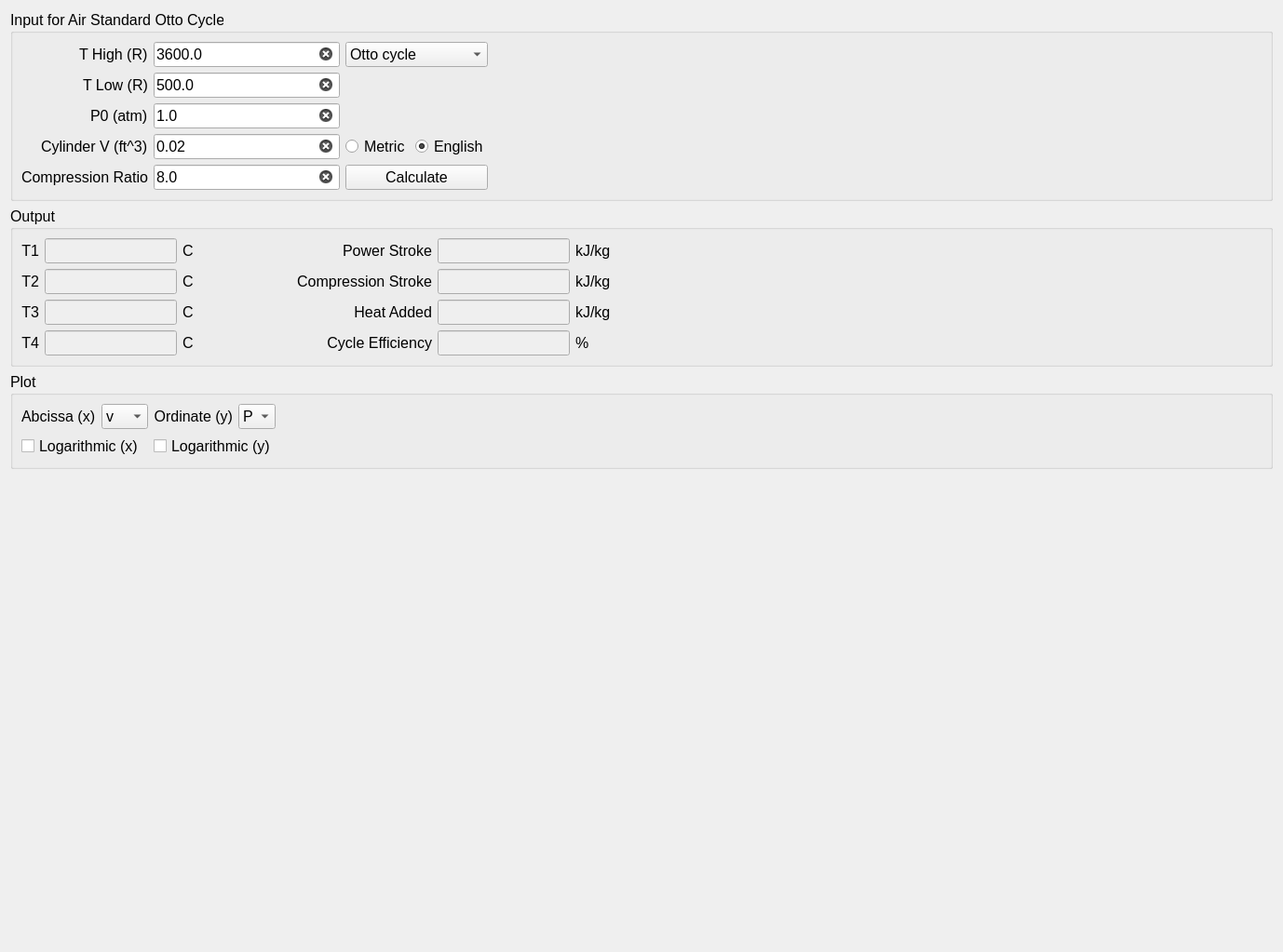
<?xml version="1.0" encoding="UTF-8"?>
<ui version="4.0">
 <class>Form</class>
 <widget class="QWidget" name="Form">
  <property name="geometry">
   <rect>
    <x>0</x>
    <y>0</y>
    <width>1378</width>
    <height>1023</height>
   </rect>
  </property>
  <property name="sizePolicy">
   <sizepolicy hsizetype="Preferred" vsizetype="Preferred">
    <horstretch>0</horstretch>
    <verstretch>0</verstretch>
   </sizepolicy>
  </property>
  <property name="windowTitle">
   <string>Form</string>
  </property>
  <layout class="QVBoxLayout" name="main_VerticalLayout">
   <item>
    <widget class="QGroupBox" name="gb_Input">
     <property name="sizePolicy">
      <sizepolicy hsizetype="Preferred" vsizetype="Fixed">
       <horstretch>0</horstretch>
       <verstretch>0</verstretch>
      </sizepolicy>
     </property>
     <property name="font">
      <font>
       <pointsize>12</pointsize>
      </font>
     </property>
     <property name="title">
      <string>Input for Air Standard Otto Cycle</string>
     </property>
     <layout class="QGridLayout" name="gridLayout">
      <item row="2" column="0" alignment="Qt::AlignRight">
       <widget class="QLabel" name="lbl_P0">
        <property name="sizePolicy">
         <sizepolicy hsizetype="Fixed" vsizetype="Fixed">
          <horstretch>0</horstretch>
          <verstretch>0</verstretch>
         </sizepolicy>
        </property>
        <property name="font">
         <font>
          <pointsize>12</pointsize>
         </font>
        </property>
        <property name="text">
         <string>P0 (atm)</string>
        </property>
       </widget>
      </item>
      <item row="1" column="0" alignment="Qt::AlignRight">
       <widget class="QLabel" name="lbl_TLow">
        <property name="sizePolicy">
         <sizepolicy hsizetype="Fixed" vsizetype="Fixed">
          <horstretch>0</horstretch>
          <verstretch>0</verstretch>
         </sizepolicy>
        </property>
        <property name="font">
         <font>
          <pointsize>12</pointsize>
         </font>
        </property>
        <property name="text">
         <string>T Low (R)</string>
        </property>
       </widget>
      </item>
      <item row="1" column="1">
       <widget class="QLineEdit" name="le_TLow">
        <property name="sizePolicy">
         <sizepolicy hsizetype="Preferred" vsizetype="Fixed">
          <horstretch>0</horstretch>
          <verstretch>0</verstretch>
         </sizepolicy>
        </property>
        <property name="maximumSize">
         <size>
          <width>200</width>
          <height>16777215</height>
         </size>
        </property>
        <property name="font">
         <font>
          <pointsize>12</pointsize>
         </font>
        </property>
        <property name="text">
         <string>500.0</string>
        </property>
        <property name="placeholderText">
         <string>enter a value for the high pressure isobar</string>
        </property>
        <property name="clearButtonEnabled">
         <bool>true</bool>
        </property>
       </widget>
      </item>
      <item row="3" column="0" alignment="Qt::AlignRight">
       <widget class="QLabel" name="lbl_V0">
        <property name="sizePolicy">
         <sizepolicy hsizetype="Fixed" vsizetype="Fixed">
          <horstretch>0</horstretch>
          <verstretch>0</verstretch>
         </sizepolicy>
        </property>
        <property name="font">
         <font>
          <pointsize>12</pointsize>
         </font>
        </property>
        <property name="text">
         <string>Cylinder V (ft^3)</string>
        </property>
       </widget>
      </item>
      <item row="0" column="0" alignment="Qt::AlignRight">
       <widget class="QLabel" name="lbl_THigh">
        <property name="sizePolicy">
         <sizepolicy hsizetype="Fixed" vsizetype="Fixed">
          <horstretch>0</horstretch>
          <verstretch>0</verstretch>
         </sizepolicy>
        </property>
        <property name="font">
         <font>
          <pointsize>12</pointsize>
         </font>
        </property>
        <property name="text">
         <string>T High (R)</string>
        </property>
       </widget>
      </item>
      <item row="3" column="4">
       <spacer name="horizontalSpacer_3">
        <property name="orientation">
         <enum>Qt::Horizontal</enum>
        </property>
        <property name="sizeHint" stdset="0">
         <size>
          <width>40</width>
          <height>20</height>
         </size>
        </property>
       </spacer>
      </item>
      <item row="0" column="1">
       <widget class="QLineEdit" name="le_THigh">
        <property name="sizePolicy">
         <sizepolicy hsizetype="Preferred" vsizetype="Fixed">
          <horstretch>0</horstretch>
          <verstretch>0</verstretch>
         </sizepolicy>
        </property>
        <property name="maximumSize">
         <size>
          <width>200</width>
          <height>16777215</height>
         </size>
        </property>
        <property name="font">
         <font>
          <pointsize>12</pointsize>
         </font>
        </property>
        <property name="text">
         <string>3600.0</string>
        </property>
        <property name="placeholderText">
         <string>enter a value for the high pressure isobar</string>
        </property>
        <property name="clearButtonEnabled">
         <bool>true</bool>
        </property>
       </widget>
      </item>
      <item row="3" column="1">
       <widget class="QLineEdit" name="le_V0">
        <property name="sizePolicy">
         <sizepolicy hsizetype="Preferred" vsizetype="Fixed">
          <horstretch>0</horstretch>
          <verstretch>0</verstretch>
         </sizepolicy>
        </property>
        <property name="maximumSize">
         <size>
          <width>200</width>
          <height>16777215</height>
         </size>
        </property>
        <property name="font">
         <font>
          <pointsize>12</pointsize>
         </font>
        </property>
        <property name="text">
         <string>0.02</string>
        </property>
        <property name="clearButtonEnabled">
         <bool>true</bool>
        </property>
       </widget>
      </item>
      <item row="2" column="1">
       <widget class="QLineEdit" name="le_P0">
        <property name="sizePolicy">
         <sizepolicy hsizetype="Preferred" vsizetype="Fixed">
          <horstretch>0</horstretch>
          <verstretch>0</verstretch>
         </sizepolicy>
        </property>
        <property name="maximumSize">
         <size>
          <width>200</width>
          <height>16777215</height>
         </size>
        </property>
        <property name="font">
         <font>
          <pointsize>12</pointsize>
         </font>
        </property>
        <property name="text">
         <string>1.0</string>
        </property>
        <property name="placeholderText">
         <string>enter a value for the low pressure isobar</string>
        </property>
        <property name="clearButtonEnabled">
         <bool>true</bool>
        </property>
       </widget>
      </item>
      <item row="4" column="1">
       <widget class="QLineEdit" name="le_CR">
        <property name="sizePolicy">
         <sizepolicy hsizetype="Expanding" vsizetype="Fixed">
          <horstretch>0</horstretch>
          <verstretch>0</verstretch>
         </sizepolicy>
        </property>
        <property name="maximumSize">
         <size>
          <width>200</width>
          <height>16777215</height>
         </size>
        </property>
        <property name="font">
         <font>
          <pointsize>12</pointsize>
         </font>
        </property>
        <property name="text">
         <string>8.0</string>
        </property>
        <property name="placeholderText">
         <string>turbine isentropic efficiency 0.0&lt;eta&lt;=1.0</string>
        </property>
        <property name="clearButtonEnabled">
         <bool>true</bool>
        </property>
       </widget>
      </item>
      <item row="4" column="0" alignment="Qt::AlignRight">
       <widget class="QLabel" name="lbl_CR">
        <property name="sizePolicy">
         <sizepolicy hsizetype="Fixed" vsizetype="Fixed">
          <horstretch>0</horstretch>
          <verstretch>0</verstretch>
         </sizepolicy>
        </property>
        <property name="font">
         <font>
          <pointsize>12</pointsize>
         </font>
        </property>
        <property name="text">
         <string>Compression Ratio</string>
        </property>
        <property name="textFormat">
         <enum>Qt::PlainText</enum>
        </property>
       </widget>
      </item>
      <item row="3" column="3">
       <widget class="QRadioButton" name="rdo_English">
        <property name="sizePolicy">
         <sizepolicy hsizetype="Fixed" vsizetype="Fixed">
          <horstretch>0</horstretch>
          <verstretch>0</verstretch>
         </sizepolicy>
        </property>
        <property name="font">
         <font>
          <pointsize>12</pointsize>
         </font>
        </property>
        <property name="text">
         <string>English</string>
        </property>
        <property name="checked">
         <bool>true</bool>
        </property>
       </widget>
      </item>
      <item row="3" column="2">
       <widget class="QRadioButton" name="rdo_Metric">
        <property name="sizePolicy">
         <sizepolicy hsizetype="Fixed" vsizetype="Fixed">
          <horstretch>0</horstretch>
          <verstretch>0</verstretch>
         </sizepolicy>
        </property>
        <property name="font">
         <font>
          <pointsize>12</pointsize>
         </font>
        </property>
        <property name="text">
         <string>Metric</string>
        </property>
        <property name="checked">
         <bool>false</bool>
        </property>
       </widget>
      </item>
      <item row="4" column="2" colspan="2">
       <widget class="QPushButton" name="btn_Calculate">
        <property name="sizePolicy">
         <sizepolicy hsizetype="Minimum" vsizetype="Preferred">
          <horstretch>0</horstretch>
          <verstretch>0</verstretch>
         </sizepolicy>
        </property>
        <property name="font">
         <font>
          <pointsize>12</pointsize>
         </font>
        </property>
        <property name="text">
         <string>Calculate</string>
        </property>
       </widget>
      </item>
      <item row="0" column="2" colspan="2">
       <widget class="QComboBox" name="cmb_OttoDiesel">
        <item>
         <property name="text">
          <string>Otto cycle</string>
         </property>
        </item>
        <item>
         <property name="text">
          <string>Diesel cycle</string>
         </property>
        </item>
        <item>
         <property name="text">
          <string>Dual Cycle</string>
         </property>
        </item>
       </widget>
      </item>
     </layout>
    </widget>
   </item>
   <item>
    <widget class="QGroupBox" name="gb_Output">
     <property name="sizePolicy">
      <sizepolicy hsizetype="MinimumExpanding" vsizetype="Fixed">
       <horstretch>0</horstretch>
       <verstretch>0</verstretch>
      </sizepolicy>
     </property>
     <property name="font">
      <font>
       <pointsize>12</pointsize>
      </font>
     </property>
     <property name="title">
      <string>Output</string>
     </property>
     <layout class="QGridLayout" name="grid_Output">
      <item row="4" column="0">
       <widget class="QLabel" name="label_7">
        <property name="sizePolicy">
         <sizepolicy hsizetype="Fixed" vsizetype="Fixed">
          <horstretch>0</horstretch>
          <verstretch>0</verstretch>
         </sizepolicy>
        </property>
        <property name="font">
         <font>
          <pointsize>12</pointsize>
         </font>
        </property>
        <property name="text">
         <string>T4</string>
        </property>
        <property name="alignment">
         <set>Qt::AlignRight|Qt::AlignTrailing|Qt::AlignVCenter</set>
        </property>
       </widget>
      </item>
      <item row="3" column="1">
       <widget class="QLineEdit" name="le_T3">
        <property name="enabled">
         <bool>false</bool>
        </property>
        <property name="sizePolicy">
         <sizepolicy hsizetype="Fixed" vsizetype="Fixed">
          <horstretch>0</horstretch>
          <verstretch>0</verstretch>
         </sizepolicy>
        </property>
        <property name="minimumSize">
         <size>
          <width>0</width>
          <height>0</height>
         </size>
        </property>
        <property name="maximumSize">
         <size>
          <width>200</width>
          <height>16777215</height>
         </size>
        </property>
        <property name="baseSize">
         <size>
          <width>150</width>
          <height>0</height>
         </size>
        </property>
        <property name="font">
         <font>
          <pointsize>12</pointsize>
         </font>
        </property>
       </widget>
      </item>
      <item row="4" column="1">
       <widget class="QLineEdit" name="le_T4">
        <property name="enabled">
         <bool>false</bool>
        </property>
        <property name="sizePolicy">
         <sizepolicy hsizetype="Fixed" vsizetype="Fixed">
          <horstretch>0</horstretch>
          <verstretch>0</verstretch>
         </sizepolicy>
        </property>
        <property name="minimumSize">
         <size>
          <width>0</width>
          <height>0</height>
         </size>
        </property>
        <property name="maximumSize">
         <size>
          <width>200</width>
          <height>16777215</height>
         </size>
        </property>
        <property name="baseSize">
         <size>
          <width>150</width>
          <height>0</height>
         </size>
        </property>
        <property name="font">
         <font>
          <pointsize>12</pointsize>
         </font>
        </property>
       </widget>
      </item>
      <item row="3" column="3" alignment="Qt::AlignRight">
       <widget class="QLabel" name="label_11">
        <property name="sizePolicy">
         <sizepolicy hsizetype="Fixed" vsizetype="Fixed">
          <horstretch>0</horstretch>
          <verstretch>0</verstretch>
         </sizepolicy>
        </property>
        <property name="font">
         <font>
          <pointsize>12</pointsize>
         </font>
        </property>
        <property name="text">
         <string>Heat Added</string>
        </property>
        <property name="alignment">
         <set>Qt::AlignRight|Qt::AlignTrailing|Qt::AlignVCenter</set>
        </property>
       </widget>
      </item>
      <item row="2" column="0">
       <widget class="QLabel" name="label_5">
        <property name="sizePolicy">
         <sizepolicy hsizetype="Fixed" vsizetype="Fixed">
          <horstretch>0</horstretch>
          <verstretch>0</verstretch>
         </sizepolicy>
        </property>
        <property name="font">
         <font>
          <pointsize>12</pointsize>
         </font>
        </property>
        <property name="text">
         <string>T2</string>
        </property>
        <property name="alignment">
         <set>Qt::AlignRight|Qt::AlignTrailing|Qt::AlignVCenter</set>
        </property>
       </widget>
      </item>
      <item row="2" column="1">
       <widget class="QLineEdit" name="le_T2">
        <property name="enabled">
         <bool>false</bool>
        </property>
        <property name="sizePolicy">
         <sizepolicy hsizetype="Fixed" vsizetype="Fixed">
          <horstretch>0</horstretch>
          <verstretch>0</verstretch>
         </sizepolicy>
        </property>
        <property name="minimumSize">
         <size>
          <width>0</width>
          <height>0</height>
         </size>
        </property>
        <property name="maximumSize">
         <size>
          <width>200</width>
          <height>16777215</height>
         </size>
        </property>
        <property name="baseSize">
         <size>
          <width>150</width>
          <height>0</height>
         </size>
        </property>
        <property name="font">
         <font>
          <pointsize>12</pointsize>
         </font>
        </property>
       </widget>
      </item>
      <item row="0" column="1">
       <widget class="QLineEdit" name="le_T1">
        <property name="enabled">
         <bool>false</bool>
        </property>
        <property name="sizePolicy">
         <sizepolicy hsizetype="Fixed" vsizetype="Fixed">
          <horstretch>0</horstretch>
          <verstretch>0</verstretch>
         </sizepolicy>
        </property>
        <property name="minimumSize">
         <size>
          <width>0</width>
          <height>0</height>
         </size>
        </property>
        <property name="maximumSize">
         <size>
          <width>200</width>
          <height>16777215</height>
         </size>
        </property>
        <property name="baseSize">
         <size>
          <width>150</width>
          <height>0</height>
         </size>
        </property>
        <property name="font">
         <font>
          <pointsize>12</pointsize>
         </font>
        </property>
       </widget>
      </item>
      <item row="0" column="4">
       <widget class="QLineEdit" name="le_PowerStroke">
        <property name="enabled">
         <bool>false</bool>
        </property>
        <property name="sizePolicy">
         <sizepolicy hsizetype="Fixed" vsizetype="Fixed">
          <horstretch>0</horstretch>
          <verstretch>0</verstretch>
         </sizepolicy>
        </property>
        <property name="minimumSize">
         <size>
          <width>0</width>
          <height>0</height>
         </size>
        </property>
        <property name="maximumSize">
         <size>
          <width>200</width>
          <height>16777215</height>
         </size>
        </property>
        <property name="baseSize">
         <size>
          <width>150</width>
          <height>0</height>
         </size>
        </property>
        <property name="font">
         <font>
          <pointsize>12</pointsize>
         </font>
        </property>
       </widget>
      </item>
      <item row="3" column="4">
       <widget class="QLineEdit" name="le_HeatAdded">
        <property name="enabled">
         <bool>false</bool>
        </property>
        <property name="sizePolicy">
         <sizepolicy hsizetype="Fixed" vsizetype="Fixed">
          <horstretch>0</horstretch>
          <verstretch>0</verstretch>
         </sizepolicy>
        </property>
        <property name="minimumSize">
         <size>
          <width>0</width>
          <height>0</height>
         </size>
        </property>
        <property name="maximumSize">
         <size>
          <width>200</width>
          <height>16777215</height>
         </size>
        </property>
        <property name="baseSize">
         <size>
          <width>150</width>
          <height>0</height>
         </size>
        </property>
        <property name="font">
         <font>
          <pointsize>12</pointsize>
         </font>
        </property>
       </widget>
      </item>
      <item row="0" column="2">
       <widget class="QLabel" name="lbl_T1Units">
        <property name="sizePolicy">
         <sizepolicy hsizetype="Fixed" vsizetype="Fixed">
          <horstretch>0</horstretch>
          <verstretch>0</verstretch>
         </sizepolicy>
        </property>
        <property name="baseSize">
         <size>
          <width>0</width>
          <height>0</height>
         </size>
        </property>
        <property name="font">
         <font>
          <pointsize>12</pointsize>
         </font>
        </property>
        <property name="text">
         <string>C</string>
        </property>
       </widget>
      </item>
      <item row="3" column="0">
       <widget class="QLabel" name="label_9">
        <property name="sizePolicy">
         <sizepolicy hsizetype="Fixed" vsizetype="Fixed">
          <horstretch>0</horstretch>
          <verstretch>0</verstretch>
         </sizepolicy>
        </property>
        <property name="font">
         <font>
          <pointsize>12</pointsize>
         </font>
        </property>
        <property name="text">
         <string>T3</string>
        </property>
        <property name="alignment">
         <set>Qt::AlignRight|Qt::AlignTrailing|Qt::AlignVCenter</set>
        </property>
       </widget>
      </item>
      <item row="0" column="3" alignment="Qt::AlignRight">
       <widget class="QLabel" name="label_14">
        <property name="sizePolicy">
         <sizepolicy hsizetype="Fixed" vsizetype="Fixed">
          <horstretch>0</horstretch>
          <verstretch>0</verstretch>
         </sizepolicy>
        </property>
        <property name="font">
         <font>
          <pointsize>12</pointsize>
         </font>
        </property>
        <property name="text">
         <string>Power Stroke</string>
        </property>
        <property name="alignment">
         <set>Qt::AlignRight|Qt::AlignTrailing|Qt::AlignVCenter</set>
        </property>
       </widget>
      </item>
      <item row="0" column="0">
       <widget class="QLabel" name="label_2">
        <property name="sizePolicy">
         <sizepolicy hsizetype="Fixed" vsizetype="Fixed">
          <horstretch>0</horstretch>
          <verstretch>0</verstretch>
         </sizepolicy>
        </property>
        <property name="font">
         <font>
          <pointsize>12</pointsize>
         </font>
        </property>
        <property name="focusPolicy">
         <enum>Qt::WheelFocus</enum>
        </property>
        <property name="text">
         <string>T1</string>
        </property>
        <property name="alignment">
         <set>Qt::AlignRight|Qt::AlignTrailing|Qt::AlignVCenter</set>
        </property>
       </widget>
      </item>
      <item row="4" column="3" alignment="Qt::AlignRight">
       <widget class="QLabel" name="label_10">
        <property name="sizePolicy">
         <sizepolicy hsizetype="Fixed" vsizetype="Fixed">
          <horstretch>0</horstretch>
          <verstretch>0</verstretch>
         </sizepolicy>
        </property>
        <property name="minimumSize">
         <size>
          <width>250</width>
          <height>0</height>
         </size>
        </property>
        <property name="font">
         <font>
          <pointsize>12</pointsize>
         </font>
        </property>
        <property name="text">
         <string>Cycle Efficiency</string>
        </property>
        <property name="alignment">
         <set>Qt::AlignRight|Qt::AlignTrailing|Qt::AlignVCenter</set>
        </property>
       </widget>
      </item>
      <item row="0" column="5">
       <widget class="QLabel" name="lbl_PowerStrokeUnits">
        <property name="sizePolicy">
         <sizepolicy hsizetype="Fixed" vsizetype="Fixed">
          <horstretch>0</horstretch>
          <verstretch>0</verstretch>
         </sizepolicy>
        </property>
        <property name="font">
         <font>
          <pointsize>12</pointsize>
         </font>
        </property>
        <property name="text">
         <string>kJ/kg</string>
        </property>
       </widget>
      </item>
      <item row="4" column="2">
       <widget class="QLabel" name="lbl_T4Units">
        <property name="sizePolicy">
         <sizepolicy hsizetype="Fixed" vsizetype="Fixed">
          <horstretch>0</horstretch>
          <verstretch>0</verstretch>
         </sizepolicy>
        </property>
        <property name="baseSize">
         <size>
          <width>0</width>
          <height>0</height>
         </size>
        </property>
        <property name="font">
         <font>
          <pointsize>12</pointsize>
         </font>
        </property>
        <property name="text">
         <string>C</string>
        </property>
       </widget>
      </item>
      <item row="3" column="2">
       <widget class="QLabel" name="lbl_T3Units">
        <property name="sizePolicy">
         <sizepolicy hsizetype="Fixed" vsizetype="Fixed">
          <horstretch>0</horstretch>
          <verstretch>0</verstretch>
         </sizepolicy>
        </property>
        <property name="baseSize">
         <size>
          <width>0</width>
          <height>0</height>
         </size>
        </property>
        <property name="font">
         <font>
          <pointsize>12</pointsize>
         </font>
        </property>
        <property name="text">
         <string>C</string>
        </property>
       </widget>
      </item>
      <item row="4" column="5">
       <widget class="QLabel" name="label_12">
        <property name="sizePolicy">
         <sizepolicy hsizetype="Fixed" vsizetype="Fixed">
          <horstretch>0</horstretch>
          <verstretch>0</verstretch>
         </sizepolicy>
        </property>
        <property name="font">
         <font>
          <pointsize>12</pointsize>
         </font>
        </property>
        <property name="text">
         <string>%</string>
        </property>
       </widget>
      </item>
      <item row="4" column="4">
       <widget class="QLineEdit" name="le_Efficiency">
        <property name="enabled">
         <bool>false</bool>
        </property>
        <property name="sizePolicy">
         <sizepolicy hsizetype="Fixed" vsizetype="Fixed">
          <horstretch>0</horstretch>
          <verstretch>0</verstretch>
         </sizepolicy>
        </property>
        <property name="minimumSize">
         <size>
          <width>0</width>
          <height>0</height>
         </size>
        </property>
        <property name="maximumSize">
         <size>
          <width>200</width>
          <height>16777215</height>
         </size>
        </property>
        <property name="baseSize">
         <size>
          <width>150</width>
          <height>0</height>
         </size>
        </property>
        <property name="font">
         <font>
          <pointsize>12</pointsize>
         </font>
        </property>
       </widget>
      </item>
      <item row="3" column="6">
       <spacer name="horizontalSpacer_2">
        <property name="orientation">
         <enum>Qt::Horizontal</enum>
        </property>
        <property name="sizeHint" stdset="0">
         <size>
          <width>40</width>
          <height>20</height>
         </size>
        </property>
       </spacer>
      </item>
      <item row="3" column="5">
       <widget class="QLabel" name="lbl_HeatInUnits">
        <property name="sizePolicy">
         <sizepolicy hsizetype="Fixed" vsizetype="Fixed">
          <horstretch>0</horstretch>
          <verstretch>0</verstretch>
         </sizepolicy>
        </property>
        <property name="font">
         <font>
          <pointsize>12</pointsize>
         </font>
        </property>
        <property name="text">
         <string>kJ/kg</string>
        </property>
       </widget>
      </item>
      <item row="2" column="5">
       <widget class="QLabel" name="lbl_CompressionStrokeUnits">
        <property name="sizePolicy">
         <sizepolicy hsizetype="Fixed" vsizetype="Fixed">
          <horstretch>0</horstretch>
          <verstretch>0</verstretch>
         </sizepolicy>
        </property>
        <property name="font">
         <font>
          <pointsize>12</pointsize>
         </font>
        </property>
        <property name="text">
         <string>kJ/kg</string>
        </property>
       </widget>
      </item>
      <item row="2" column="2">
       <widget class="QLabel" name="lbl_T2Units">
        <property name="sizePolicy">
         <sizepolicy hsizetype="Fixed" vsizetype="Fixed">
          <horstretch>0</horstretch>
          <verstretch>0</verstretch>
         </sizepolicy>
        </property>
        <property name="baseSize">
         <size>
          <width>0</width>
          <height>0</height>
         </size>
        </property>
        <property name="font">
         <font>
          <pointsize>12</pointsize>
         </font>
        </property>
        <property name="text">
         <string>C</string>
        </property>
       </widget>
      </item>
      <item row="2" column="4">
       <widget class="QLineEdit" name="le_CompressionStroke">
        <property name="enabled">
         <bool>false</bool>
        </property>
        <property name="sizePolicy">
         <sizepolicy hsizetype="Fixed" vsizetype="Fixed">
          <horstretch>0</horstretch>
          <verstretch>0</verstretch>
         </sizepolicy>
        </property>
        <property name="minimumSize">
         <size>
          <width>0</width>
          <height>0</height>
         </size>
        </property>
        <property name="maximumSize">
         <size>
          <width>200</width>
          <height>16777215</height>
         </size>
        </property>
        <property name="baseSize">
         <size>
          <width>150</width>
          <height>0</height>
         </size>
        </property>
        <property name="font">
         <font>
          <pointsize>12</pointsize>
         </font>
        </property>
       </widget>
      </item>
      <item row="2" column="3" alignment="Qt::AlignRight">
       <widget class="QLabel" name="label_15">
        <property name="sizePolicy">
         <sizepolicy hsizetype="Fixed" vsizetype="Fixed">
          <horstretch>0</horstretch>
          <verstretch>0</verstretch>
         </sizepolicy>
        </property>
        <property name="font">
         <font>
          <pointsize>12</pointsize>
         </font>
        </property>
        <property name="text">
         <string>Compression Stroke</string>
        </property>
        <property name="alignment">
         <set>Qt::AlignRight|Qt::AlignTrailing|Qt::AlignVCenter</set>
        </property>
       </widget>
      </item>
     </layout>
    </widget>
   </item>
   <item>
    <widget class="QGroupBox" name="gb_Plot">
     <property name="sizePolicy">
      <sizepolicy hsizetype="MinimumExpanding" vsizetype="Fixed">
       <horstretch>0</horstretch>
       <verstretch>0</verstretch>
      </sizepolicy>
     </property>
     <property name="font">
      <font>
       <pointsize>12</pointsize>
      </font>
     </property>
     <property name="title">
      <string>Plot</string>
     </property>
     <layout class="QGridLayout" name="grid_Plot">
      <item row="0" column="4">
       <spacer name="horizontalSpacer">
        <property name="orientation">
         <enum>Qt::Horizontal</enum>
        </property>
        <property name="sizeHint" stdset="0">
         <size>
          <width>40</width>
          <height>20</height>
         </size>
        </property>
       </spacer>
      </item>
      <item row="0" column="3">
       <widget class="QComboBox" name="cmb_Ordinate">
        <property name="maximumSize">
         <size>
          <width>50</width>
          <height>16777215</height>
         </size>
        </property>
        <property name="currentIndex">
         <number>0</number>
        </property>
        <item>
         <property name="text">
          <string>P</string>
         </property>
        </item>
        <item>
         <property name="text">
          <string>T</string>
         </property>
        </item>
        <item>
         <property name="text">
          <string>u</string>
         </property>
        </item>
        <item>
         <property name="text">
          <string>h</string>
         </property>
        </item>
        <item>
         <property name="text">
          <string>s</string>
         </property>
        </item>
        <item>
         <property name="text">
          <string>v</string>
         </property>
        </item>
       </widget>
      </item>
      <item row="0" column="0">
       <widget class="QLabel" name="lbl_Abcissa">
        <property name="maximumSize">
         <size>
          <width>150</width>
          <height>16777215</height>
         </size>
        </property>
        <property name="text">
         <string>Abcissa (x)</string>
        </property>
       </widget>
      </item>
      <item row="0" column="2">
       <widget class="QLabel" name="lbl_Ordinate">
        <property name="maximumSize">
         <size>
          <width>150</width>
          <height>16777215</height>
         </size>
        </property>
        <property name="text">
         <string>Ordinate (y)</string>
        </property>
        <property name="alignment">
         <set>Qt::AlignRight|Qt::AlignTrailing|Qt::AlignVCenter</set>
        </property>
       </widget>
      </item>
      <item row="1" column="0" colspan="2">
       <widget class="QCheckBox" name="chk_LogAbcissa">
        <property name="text">
         <string>Logarithmic (x)</string>
        </property>
       </widget>
      </item>
      <item row="1" column="2" colspan="2">
       <widget class="QCheckBox" name="chk_LogOrdinate">
        <property name="text">
         <string>Logarithmic (y)</string>
        </property>
       </widget>
      </item>
      <item row="0" column="1">
       <widget class="QComboBox" name="cmb_Abcissa">
        <property name="sizePolicy">
         <sizepolicy hsizetype="MinimumExpanding" vsizetype="Fixed">
          <horstretch>0</horstretch>
          <verstretch>0</verstretch>
         </sizepolicy>
        </property>
        <property name="maximumSize">
         <size>
          <width>50</width>
          <height>16777215</height>
         </size>
        </property>
        <property name="currentText">
         <string>v</string>
        </property>
        <property name="currentIndex">
         <number>5</number>
        </property>
        <item>
         <property name="text">
          <string>P</string>
         </property>
        </item>
        <item>
         <property name="text">
          <string>T</string>
         </property>
        </item>
        <item>
         <property name="text">
          <string>u</string>
         </property>
        </item>
        <item>
         <property name="text">
          <string>h</string>
         </property>
        </item>
        <item>
         <property name="text">
          <string>s</string>
         </property>
        </item>
        <item>
         <property name="text">
          <string>v</string>
         </property>
        </item>
       </widget>
      </item>
     </layout>
    </widget>
   </item>
   <item>
    <spacer name="verticalSpacer">
     <property name="orientation">
      <enum>Qt::Vertical</enum>
     </property>
     <property name="sizeHint" stdset="0">
      <size>
       <width>20</width>
       <height>40</height>
      </size>
     </property>
    </spacer>
   </item>
  </layout>
 </widget>
 <resources/>
 <connections/>
</ui>
